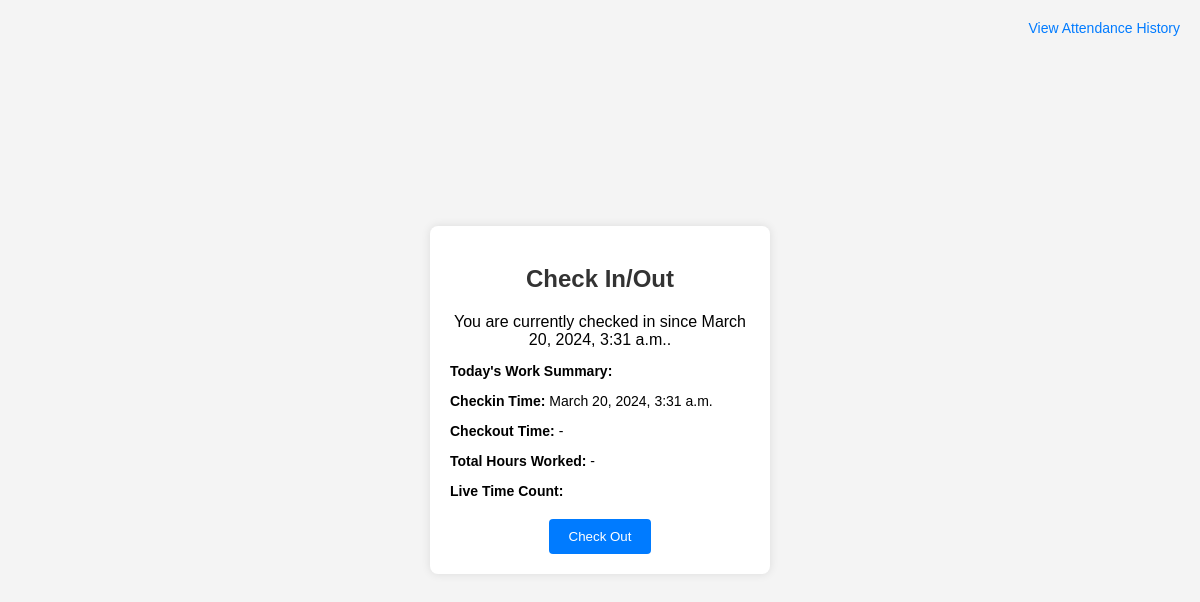
The page /checkInCheckOut/check_in_out/ (signed in) on the database as committed earlier.
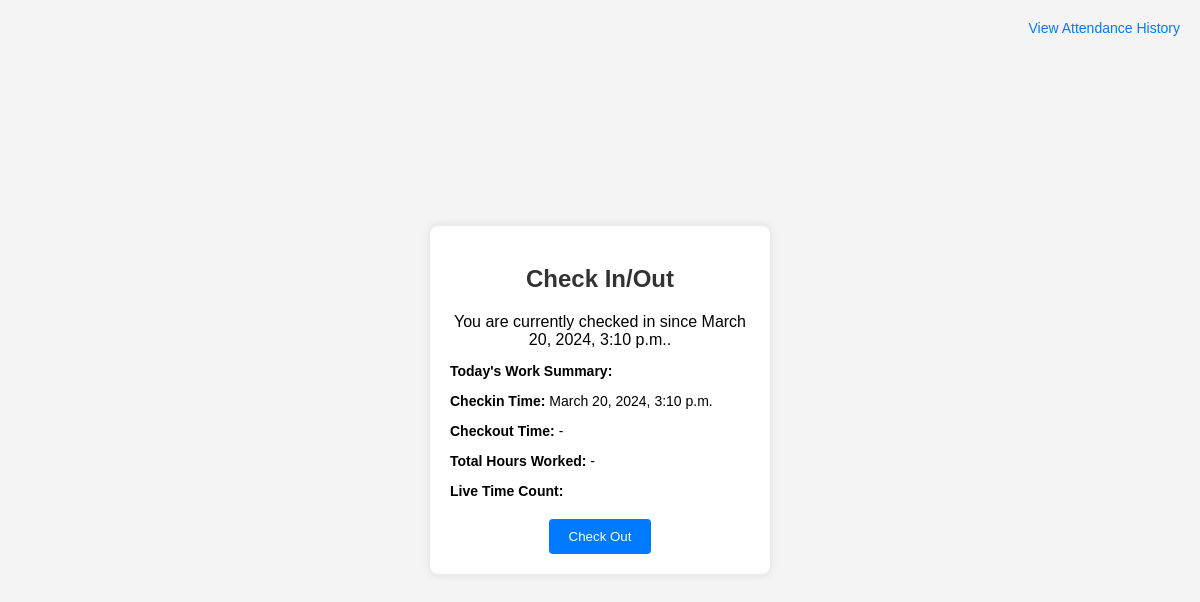
The same page on the database as committed later.
### checkInCheckOut/models/Attendance.py (models this page shows)
class Attendance(models.Model):
    user = models.ForeignKey(CustomeUserModel, on_delete=models.CASCADE,verbose_name='User')
    check_in_time = models.DateTimeField(null=True, blank=True,verbose_name='Check in')
    check_out_time = models.DateTimeField(null=True, blank=True,verbose_name='Check out')

### checkInCheckOut/views/checkinCheckoutV.py (the view, shortened to what this page needs)
# urls.py: path('check_in_out/', check_in_out, name='check_in_out'),
@login_required
def check_in_out(request):
    user = request.user
    attendance = Attendance.objects.filter(user=user,check_in_time__date=datetime.now().date()).last()
    return render(request, 'checkInCheckOut/checkin_checkout.html', {'attendance': attendance})

### checkInCheckOut/templates/checkInCheckOut/checkin_checkout.html (shortened to what this page needs)
<!DOCTYPE html>
<html lang="en">
<head>
</head>
<body>
    <div class="container">
        <h2>Check In/Out</h2>
        <a href="{% url 'attendance_history' %}" class="top-right-link">View Attendance History</a>
        {% if attendance %}
            {% if not attendance.check_out_time %}
                <p>You are currently checked in since {{ attendance.check_in_time }}.</p>
                <div class="time-info">
                    <p class="time-label">Today's Work Summary:</p>
                    <p><span class="time-label">Checkin Time:</span> {{ attendance.check_in_time }}</p>
                    <p><span class="time-label">Checkout Time:</span> -</p>
                    <p><span class="time-label">Total Hours Worked:</span> -</p>
                    <p><span class="time-label">Live Time Count:</span> </p>
                </div>
                <form id="check-out-form" method="post">
                    <button type="submit" name="action" value="check_out">Check Out</button>
                </form>
            {% endif %}
        {% else %}
            <p>You haven't checked in yet.</p>
            <form id="check-in-form" method="post">
                {% csrf_token %}
                <button type="submit" name="action" value="check_in">Check In</button>
            </form>
        {% endif %}
    </div>
</body>
</html>

Rows that differ between the two databases and show on the page:
no longer on this page (row edited): Attendance: check_in_time "March 20, 2024, 3:31 a.m."
added Attendance: check_in_time "March 20, 2024, 3:10 p.m."
